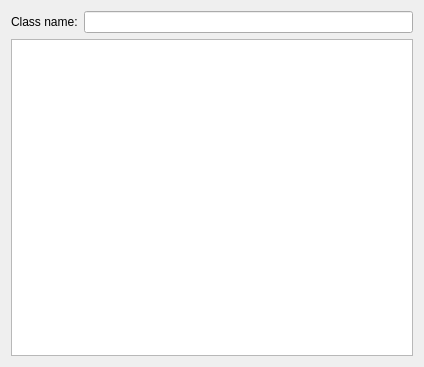
<?xml version="1.0" encoding="UTF-8"?>
<ui version="4.0">
 <class>ManageClassDialog</class>
 <widget class="QDialog" name="ManageClassDialog">
  <property name="geometry">
   <rect>
    <x>0</x>
    <y>0</y>
    <width>424</width>
    <height>367</height>
   </rect>
  </property>
  <property name="windowTitle">
   <string>Dialog</string>
  </property>
  <layout class="QVBoxLayout" name="verticalLayout">
   <item>
    <layout class="QFormLayout" name="formLayout">
     <property name="fieldGrowthPolicy">
      <enum>QFormLayout::ExpandingFieldsGrow</enum>
     </property>
     <item row="0" column="1">
      <widget class="QLineEdit" name="classNameEdit"/>
     </item>
     <item row="0" column="0">
      <widget class="QLabel" name="label">
       <property name="text">
        <string>Class name:</string>
       </property>
      </widget>
     </item>
    </layout>
   </item>
   <item>
    <widget class="QTableView" name="studentsTable"/>
   </item>
  </layout>
 </widget>
 <resources/>
 <connections/>
</ui>
